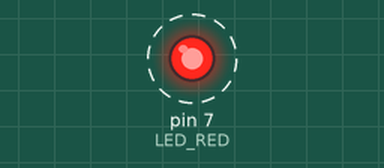
This sketch was run on a simulated Arduino Uno, built with avr-gcc and run on an emulated ATmega328P. On the bench: output pins drawn as LEDs (lit = HIGH). Dashed ring = blinking. What the sketch prints to the serial monitor is not drawn.

Above: at 0.5 s.
Timing chart, 0 to 4.6 s (numbered marks = the images above):
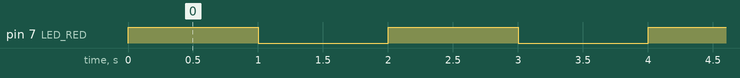

Measured:
- by itself, pin 7 (LED_RED): alternates HIGH for 1.0 s and LOW for 1.0 s

The sketch:

1.ino
```cpp
#define LED_RED 7
#define LED_YELLOW 8

void setup()
{
  pinMode(LED_RED, OUTPUT);
  Serial.begin(9600);
  Serial.println("Hehe");
}

void loop()
{
  Red(HIGH);
  Yellow(LOW);
  delay(1000);
  Red(LOW);
  Yellow(HIGH);
  delay(1000);
}

void Red(bool b)
{
  digitalWrite(LED_RED, b);
}

void Yellow(bool b)
{
  digitalWrite(LED_YELLOW, b);
}
```
